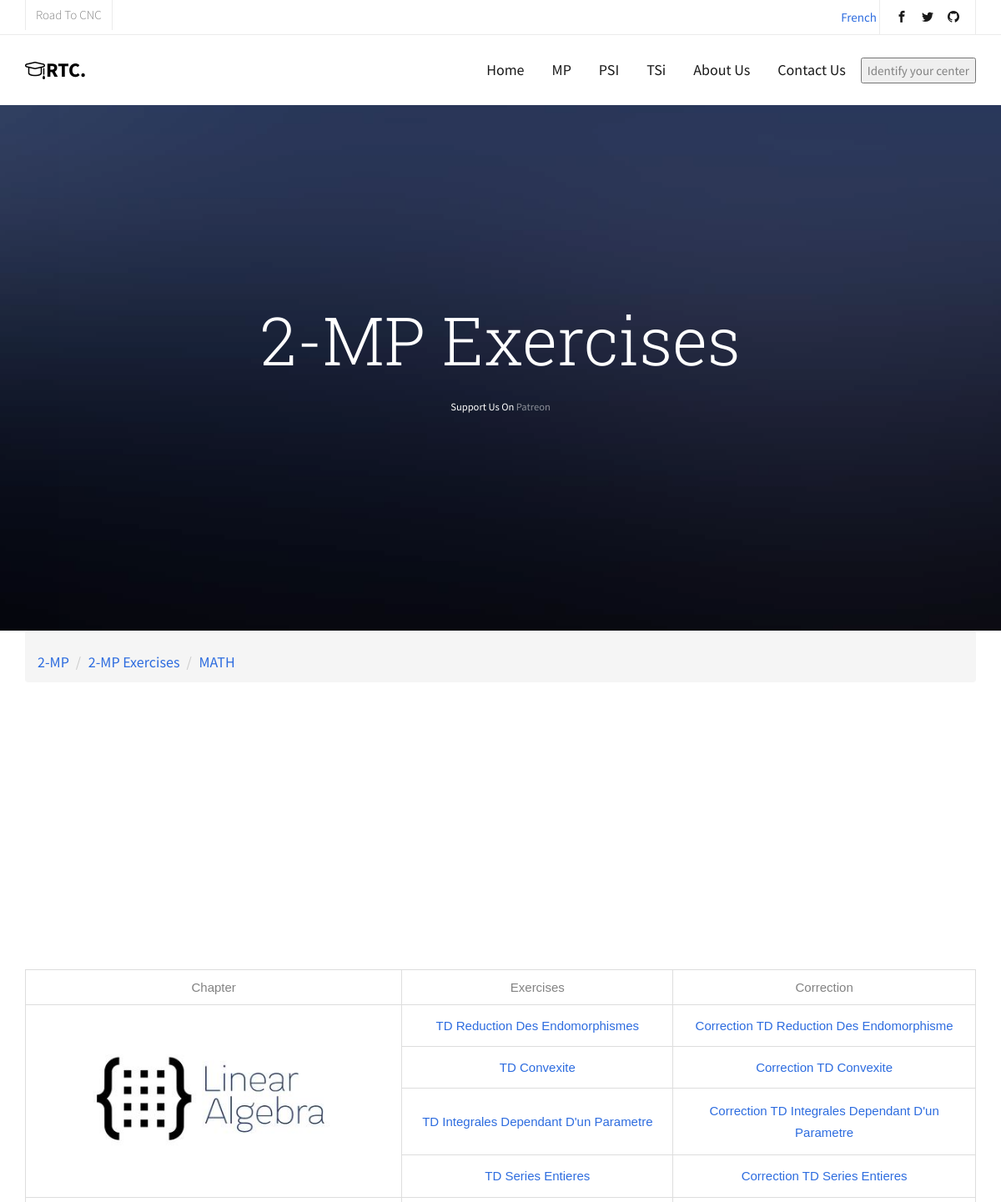
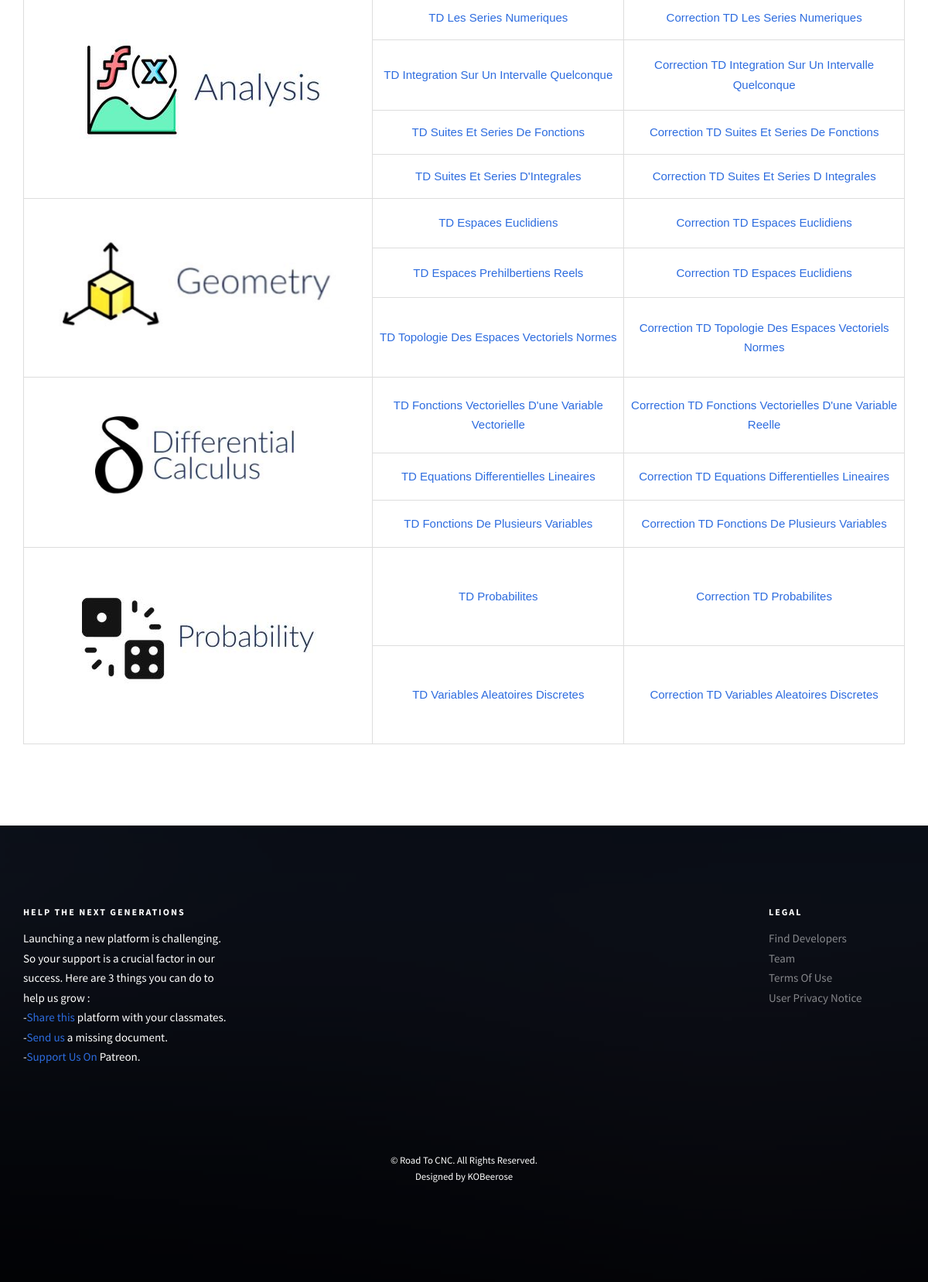
Page /Code/MP-spe-ex-math.php on the committed database (2 pictures, top to bottom).
### tables this page shows
CREATE TABLE `dynamic_content` (
  `id` int(11) NOT NULL AUTO_INCREMENT,
  `important` text,
  `page_header` text,
  `page_content` text,
  `subjects` text,
  `page_footer` text,
  `about_page` text,
  `contact_page` text,
  `language_type` varchar(5) NOT NULL,
  PRIMARY KEY (`id`)
);

### Code/MP-spe-ex-math.php (the view, shortened to what this page needs)
<?php
require "header.php";
?>
<head>
</head>
	<aside id="fh5co-hero">
		<div class="flexslider">
			<ul class="slides">
		   	<li style="background-image: url(images/img_bg_4.jpg);">
		   		<div class="container">
		   			<div class="row">
			   			<div class="col-md-8 col-md-offset-2 text-center slider-text">
			   				<div class="slider-text-inner">
							   <h1 class="heading-section"><?php echo '2-MP ' . $row['3']['page_header'] ?></h1>
							   <h2  style="font-size: smaller;"><?php echo $row['1']['page_content'] ?><a href="https://www.patreon.com/roadtocnc?fan_landing=true" target="_blank">Patreon</a></h2>
			   				</div>
			   			</div>
			   		</div>
		   		</div>
		   	</li>
		  	</ul>
	  	</div>
	</aside>
	<div class="container">
   		<ol class="breadcrumb mb-4">
			<li class="breadcrumb-item"><a href="<?php echo "MP.php?language=" . $language ?>">2-MP</a></li>
			<li class="breadcrumb-item"><a href="<?php echo "MP-spe-ex.php?language=" . $language ?>"><?php echo '2-MP ' . $row['3']['page_header'] ?></a></li>
			<li class="breadcrumb-item"><a href="<?php echo "MP-spe-ex-math.php?language=" . $language ?>">MATH</a></li>
 		</ol>
	</div>
	<div id="fh5co-course">
		<div class="container">
			<div class="table-img">
					<table>
						<tr class="tbl-cnt">
							<td style="text-align: center;"><?php echo $row['15']['important'] ?></td>
							<td style="text-align: center;"><?php echo $row['3']['page_header'] ?></td>
							<td style="text-align: center;">Correction</td>
						</tr>
						<tr>
							<td class="tbl-cnt" rowspan="4" style="text-align: center;"><img src="images/algebra.jpg" alt=""></td>
							<td><a href="pdfs/MP/spe-ex/math/TD Reduction Des Endomorphismes.pdf" target="_blank">TD Reduction Des Endomorphismes</a></td>
							<td><a href="pdfs/MP/spe-ex/math/Correction TD Reduction Des Endomorphisme.pdf" target="_blank">Correction TD Reduction Des Endomorphisme</a></td>
						</tr>
						<tr class="tbl-cnt">
							<td><a href="pdfs/MP/spe-ex/math/TD Convexite.pdf" target="_blank">TD Convexite</a></td>
							<td><a href="pdfs/MP/spe-ex/math/Correction TD Convexite.pdf" target="_blank">Correction TD Convexite</a></td>
						</tr>
						<tr class="tbl-cnt">
							<td><a href="pdfs/MP/spe-ex/math/TD Integrales Dependant D'un Parametre.pdf" target="_blank">TD Integrales Dependant D'un Parametre</a></td>
							<td><a href="pdfs/MP/spe-ex/math/Correction TD Integrales Dependant D'un Parametre.pdf" target="_blank">Correction TD Integrales Dependant D'un Parametre</a></td>
						</tr>
						<tr class="tbl-cnt">
							<td><a href="pdfs/MP/spe-ex/math/TD Series Entieres.pdf" target="_blank">TD Series Entieres</a></td>
							<td><a href="pdfs/MP/spe-ex/math/Correction TD Series Entieres.pdf" target="_blank">Correction TD Series Entieres</a></td>
						</tr>
						<tr>
							<td class="tbl-cnt" rowspan="4" style="text-align: center;"><img src="images/analysis.JPG" alt=""></td>
							<td><a href="pdfs/MP/spe-ex/math/TD Les Series Numeriques.pdf" target="_blank">TD Les Series Numeriques</a></td>
							<td><a href="pdfs/MP/spe-ex/math/Correction TD Les Series Numeriques.pdf" target="_blank">Correction TD Les Series Numeriques</a></td>
						</tr>
						<tr class="tbl-cnt">
							<td><a href="pdfs/MP/spe-ex/math/TD Integration Sur Un Intervalle Quelconque.pdf" target="_blank">TD Integration Sur Un Intervalle Quelconque</a></td>
							<td><a href="pdfs/MP/spe-ex/math/Correction TD Integration Sur Un Intervalle Quelconque.pdf" target="_blank">Correction TD Integration Sur Un Intervalle Quelconque</a></td>
						</tr>
						<tr class="tbl-cnt">
							<td><a href="pdfs/MP/spe-ex/math/TD Suites Et Series De Fonctions.pdf" target="_blank">TD Suites Et Series De Fonctions</a></td>
							<td><a href="pdfs/MP/spe-ex/math/Correction TD Suites Et Series De Fonctions.pdf" target="_blank">Correction TD Suites Et Series De Fonctions</a></td>
						</tr>
						<tr class="tbl-cnt">
							<td><a href="pdfs/MP/spe-ex/math/TD Suites Et Series D'Integrales.pdf" target="_blank">TD Suites Et Series D'Integrales</a></td>
							<td><a href="pdfs/MP/spe-ex/math/Correction TD Suites Et Series D Integrales.pdf" target="_blank">Correction TD Suites Et Series D Integrales</a></td>
						</tr>
						<td class="tbl-cnt" rowspan="3" style="text-align: center;"><img src="images/geometry.JPG" alt=""></td>
							<td><a href="pdfs/MP/spe-ex/math/TD Espaces Euclidiens.pdf" target="_blank">TD Espaces Euclidiens</a></td>
							<td><a href="pdfs/MP/spe-ex/math/Correction TD Espaces Euclidiens.pdf" target="_blank">Correction TD Espaces Euclidiens</a></td>
						<tr class="tbl-cnt">
							<td><a href="pdfs/MP/spe-ex/math/TD Espaces Prehilbertiens Reels.pdf" target="_blank">TD Espaces Prehilbertiens Reels</a></td>
							<td><a href="pdfs/MP/spe-ex/math/Correction TD Espaces Euclidiens.pdf" target="_blank">Correction TD Espaces Euclidiens</a></td>
						</tr>
						<tr class="tbl-cnt">
							<td><a href="pdfs/MP/spe-ex/math/TD Topologie Des Espaces Vectoriels Normes.pdf" target="_blank">TD Topologie Des Espaces Vectoriels Normes</a></td>
							<td><a href="pdfs/MP/spe-ex/math/Correction TD Topologie Des Espaces Vectoriels Normes.pdf" target="_blank">Correction TD Topologie Des Espaces Vectoriels Normes</a></td>
						</tr>
							<td class="tbl-cnt" rowspan="3" style="text-align: center;"><img src="images/diff-cal.JPG" alt=""></td>
							<td><a href="pdfs/MP/spe-ex/math/TD Fonctions Vectorielles D'une Variable Vectorielle.pdf" target="_blank">TD Fonctions Vectorielles D'une Variable Vectorielle</a></td>
							<td><a href="pdfs/MP/spe-ex/math/Correction TD Fonctions Vectorielles D'une Variable Reelle.pdf" target="_blank">Correction TD Fonctions Vectorielles D'une Variable Reelle</a></td>
						<tr class="tbl-cnt">
							<td><a href="pdfs/MP/spe-ex/math/TD Equations Differentielles Lineaires.pdf" target="_blank">TD Equations Differentielles Lineaires</a></td>
							<td><a href="pdfs/MP/spe-ex/math/Correction TD Equations Differentielles Lineaires.pdf" target="_blank">Correction TD Equations Differentielles Lineaires</a></td>
						</tr>
						<tr class="tbl-cnt">
							<td><a href="pdfs/MP/spe-ex/math/TD Fonctions De Plusieurs Variables.pdf" target="_blank">TD Fonctions De Plusieurs Variables</a></td>
							<td><a href="pdfs/MP/spe-ex/math/Correction TD Fonctions De Plusieurs Variables.pdf" target="_blank">Correction TD Fonctions De Plusieurs Variables</a></td>
						</tr>
							<td class="tbl-cnt" rowspan="2" style="text-align: center;"><img src="images/proba.JPG" alt=""></td>
							<td><a href="pdfs/MP/spe-ex/math/TD Probabilites.pdf" target="_blank">TD Probabilites</a></td>
							<td><a href="pdfs/MP/spe-ex/math/Correction TD Probabilites.pdf" target="_blank">Correction TD Probabilites</a></td>
						<tr class="tbl-cnt">
							<td><a href="pdfs/MP/spe-ex/math/TD Variables Aleatoires Discretes.pdf" target="_blank">TD Variables Aleatoires Discretes</a></td>
							<td><a href="pdfs/MP/spe-ex/math/Correction TD Variables Aleatoires Discretes.pdf" target="_blank">Correction TD Variables Aleatoires Discretes</a></td>
						</tr>
					</table>
			</div>
		</div>
	</div>
	<?php
require "footer.php";
?>

### Code/header.php (shortened to what this page needs)
<?php
$host = 'localhost';
$dbusername = 'dbusername';
$dbpassword = 'dbpassword';
$dbname = 'rtc';
$conn = mysqli_connect($host, $dbusername, $dbpassword, $dbname);
$p = '';
$language = '';
if ((isset($_GET['language']) && $_GET['language'] == 'en') or !isset($_GET['language'])) {
    $language = 'en';
    $p = 'fr';
} else {
    $fr_select = 'selected';
    $language = 'fr';
    $p = 'en';
}
$sql = "SELECT * FROM dynamic_content WHERE language_type='$language'";
$result = $conn->query($sql);
$row = $result->fetch_all(MYSQLI_ASSOC);
$kokiza = $_COOKIE['kokiza'] ?? 'b9iti bjo3';
?>
<!DOCTYPE HTML>
<html>
	<head>
	<link rel="stylesheet" href="css/animate.css">
	<link rel="stylesheet" href="css/icomoon.css">
	<link rel="stylesheet" href="css/bootstrap.css">
	<link rel="stylesheet" href="css/magnific-popup.css">
	<link rel="stylesheet" href="css/owl.carousel.min.css">
	<link rel="stylesheet" href="css/owl.theme.default.min.css">
	<link rel="stylesheet" href="css/flexslider.css">
	<link rel="stylesheet" href="css/style.css">
	</head>
	<body>
		<div id="page">
			<nav class="fh5co-nav" role="navigation">
				<div class="top">
					<div class="container">
						<div class="row">
							<div class="col-xs-12 text-right">
								<p class="site">Road To CNC</p>
								<a href="<?php echo "?language=" . $p ?>". > <?php echo $row['0']['page_header'] ?></a>
								<ul class="fh5co-social">
									<li><a href="https://web.facebook.com/Road-To-Cnc-104047221403297" target="_blank"><i class="icon-facebook2"></i></a></li>
									<li><a href="#" target="_blank"><i class="icon-twitter2"></i></a></li>
									<li><a href="https://github.com/KOBeerose" target="_blank"><i class="icon-github"></i></a></li>
								</ul>
							</div>
						</div>
					</div>
				</div>
				<div class="top-menu">
					<div class="container">
						<div class="row">
							<div class="col-xs-2">
								<div id="fh5co-logo"><a href="<?php echo "index.php?language=" . $language ?>"><i class="icon-study"></i>RTC<span>.</span></a></div>
							</div>
							<div class="col-xs-10 text-right menu-1">
								<ul>
									<li class="active"><a href="<?php echo "index.php?language=" . $language ?>"><?php echo $row['1']['page_header'] ?></a></li>
									<li class="has-dropdown">
										<a href="<?php echo "MP.php?language=" . $language ?>">MP</a>
									</li>
									<li class="has-dropdown">
										<a >PSI</a>
									</li>
									<li class="has-dropdown">
										<a href="<?php echo "TSI.php?language=" . $language ?>">TSi</a>
									</li>
									<li><a href="<?php echo "about.php?language=" . $language ?>"><?php echo $row['4']['page_header'] ?></a></li>
									<li><a href="<?php echo "contact.php?language=" . $language ?>"><?php echo $row['5']['page_header'] ?></a></li>
									<?php
$f = $row['6']['page_header'];
if ($kokiza !== '1') {
    echo "<li class='btn-cta'><input data-idnt-target='#idnt' type='button' value= '$f' ></li> ";
} else {
    echo '<img class="kokos" src="images/student.png" alt="picture of">';
}
?>
							</div>
						</div>
					</div>
				</div>
			</nav>

### Code/footer.php (shortened to what this page needs)
<footer id="fh5co-footer" role="contentinfo" style="background-image: url(images/img_bg_4.jpg);">
		<div class="overlay"></div>
		<div class="container">
			<div class="row row-pb-md">
				<div class="col-md-3 fh5co-widget">
					<h3><?php echo $row['0']['page_footer'] ?></h3>
					<p><?php echo $row['1']['page_footer'] ?>
						<br>-<a href="https://web.facebook.com/Road-To-Cnc-104047221403297" target="_blank"><?php echo $row['2']['page_footer'] ?>
						<br>-<a href="<?php echo "upload-form.php?language=" . $language ?>" target="_blank"><?php echo $row['3']['page_footer'] ?>
						<br>-<a href="https://www.patreon.com/roadtocnc?fan_landing=true" target="_blank"><?php echo $row['1']['page_content'] ?></a> Patreon.</p>
				</div>
				<div id="row-legal" class="col-md-2 col-sm-4 col-xs-6 col-md-push-1 fh5co-widget">
					<h3><?php echo $row['4']['page_footer'] ?></h3>
					<ul class="fh5co-footer-links">
						<li><a href="<?php echo "contact.php?language=" . $language . '#contact' ?>"><?php echo $row['5']['page_footer'] ?></a></li>
						<li><a href="<?php echo "about.php?language=" . $language . '#fh5co-testimonial' ?>"><?php echo $row['6']['page_footer'] ?></a></li>
						<li><a href="#"><?php echo $row['7']['page_footer'] ?></a></li>
						<li><a href="#"><?php echo $row['8']['page_footer'] ?></a></li>
					</ul>
				</div>
			</div>
			<div class="row copyright">
				<div class="col-md-12 text-center">
					<p>
						<small class="block">&copy; <?php echo $row['9']['page_footer'] ?></small>
						<small class="block">Designed by KOBeerose</small>
					</p>
				</div>
			</div>
		</div>
	</footer>
	</div>
	</body>
</html>

### Code/css/icomoon.css (style rules this page uses)
[class^="icon-"], [class*=" icon-"] { font-family: 'icomoon' !important; speak: none; font-style: normal; font-weight: normal; font-variant: normal; text-transform: none; line-height: 1; -webkit-font-smoothing: antialiased; -moz-osx-font-smoothing: grayscale; }
.icon-study:before { content: "\e924"; }
.icon-facebook2:before { content: "\eac0"; }
.icon-twitter2:before { content: "\eac6"; }
.icon-github:before { content: "\eae0"; }

### Code/css/flexslider.css (style rules this page uses)
.slides, .slides > li, .flex-control-nav, .flex-direction-nav { margin: 0; padding: 0; list-style: none; }
.flexslider { margin: 0; padding: 0; }
.flexslider .slides > li { display: none; -webkit-backface-visibility: hidden; }
.flexslider .slides:after { display: block; clear: both; visibility: hidden; line-height: 0; height: 0; }
.flexslider { margin: 0 0 60px; background: #ffffff; border: 4px solid #ffffff; position: relative; zoom: 1; -webkit-border-radius: 4px; -moz-border-radius: 4px; border-radius: 4px; -webkit-box-shadow: '' 0 1px 4px rgba(0, 0, 0, 0.2); -moz-box-shadow: '' 0 1px 4px rgba(0, 0, 0, 0.2); -o-box-shadow: '' 0 1px 4px rgba(0, 0, 0, 0.2); box-shadow: '' 0 1px 4px rgba(0, 0, 0, 0.2); }
.flexslider .slides { zoom: 1; }

### rows in the picture
dynamic_content: page_header "French", page_footer "HELP THE NEXT GENERATIONS"
dynamic_content: page_header "Home", page_content "Support Us On", page_footer "Launching a new platform is challenging. So your support is a crucial factor in our success. Here are 3 things you can do to help us grow :"
dynamic_content: page_header "About Us", page_footer "LEGAL"
dynamic_content: page_header "Contact Us", page_footer "Find Developers"
dynamic_content: page_header "Identify your center", page_footer "Team"
dynamic_content: page_header "Exercises", page_footer "Send us a missing document."
dynamic_content: important "Chapter"
dynamic_content: page_footer "Share this platform with your classmates."
dynamic_content: page_footer "Terms Of Use"
dynamic_content: page_footer "User Privacy Notice"
dynamic_content: page_footer "Road To CNC. All Rights Reserved."
